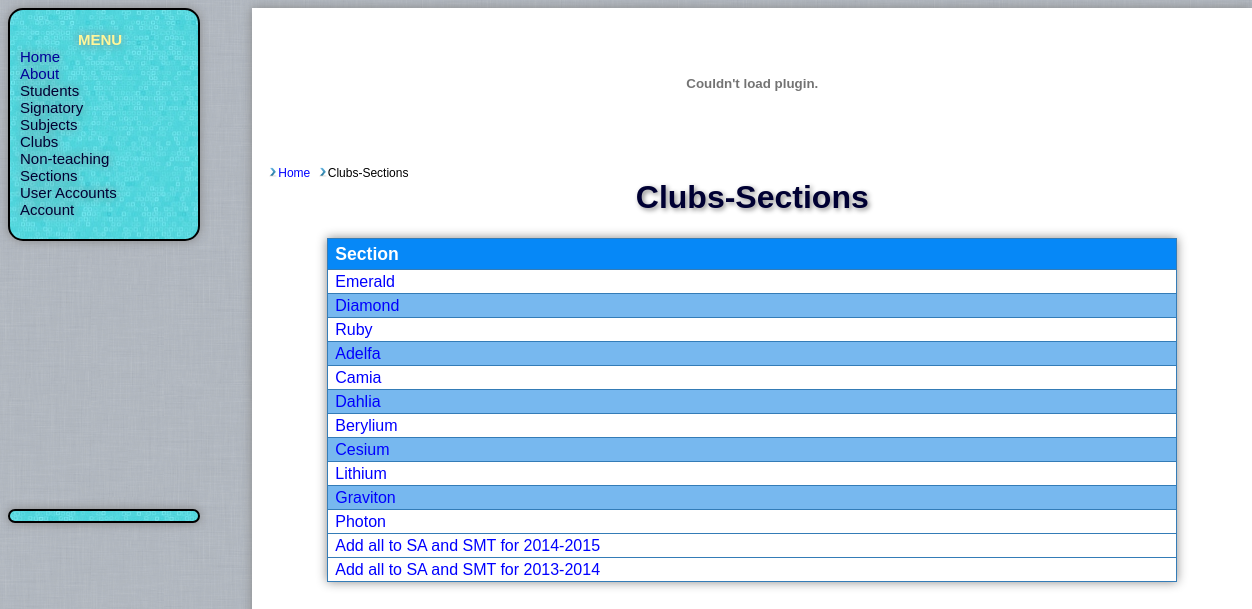
Screenshot of /club_sec.php (signed in) with the database file from the repository.
### tables this page shows
CREATE TABLE `sections` (
  `secid` int(10) unsigned NOT NULL AUTO_INCREMENT,
  `section` varchar(255) NOT NULL DEFAULT '0',
  `adviser_id` int(11) NOT NULL DEFAULT '0',
  `announce` varchar(255) NOT NULL DEFAULT 'No Announcements',
  PRIMARY KEY (`secid`)
);

### club_sec.php (the view, shortened to what this page needs)
<?php
include('include/clearance.php');
include("breadcrumbs.php");
?>
<p><h1>Clubs-Sections</h1></p>
<?php
$query = "SELECT DATE_FORMAT(NOW(),'%Y'), DATE_FORMAT(NOW(),'%Y') + 1,DATE_FORMAT(NOW(),'%Y') - 1";
$result = mysql_query($query);
$year1 = mysql_fetch_array($result);
$query = "SELECT secid,section FROM sections";
$sections = mysql_query($query);
echo '<table id = "table">';
        echo '<tr><th>Section</th></tr>';
        $count2= 0;
        while ($row = mysql_fetch_row($sections))
        {
                $tr = ($count2%2==0)?'<tr>':'<tr class="alt">';
                echo $tr;
                echo '<td><a href ="set_clubs.php?secid='.$row[0].'">'.$row[1].'</td></tr>';
                $count2++;
        }
        echo '<tr><td><a href="add_all_club.php?yr1='."$year1[0]&yr2=$year1[1]".'">Add all to SA and SMT for '."$year1[0]-$year1[1]".'</a></td></tr>';
        echo '<tr><td><a href="add_all_club.php?yr1='."$year1[2]&yr2=$year1[1]".'">Add all to SA and SMT for '."$year1[2]-$year1[0]".'</a></td></tr>';
        echo '</table>';
?>

### css/general.css (style rules this page uses)
body { font-family:Arial,Helvetica,sans-serif; background: #E0DEDF; background-image:url(img/bg.png); }
#table { position:relative; font-family:"Trebuchet MS", Arial, Helvetica, sans-serif; border-collapse:collapse; width:85%; box-shadow: 0px 0px 10px #888888; -box-shadow:0px 0px 10px #888888; -webkit-box-shadow: 0px 0px 10px #888888; }
#table td, #table th { font-size:1em; border:1px solid #347CB7; padding:3px 7px 2px 7px; background-color:#fff; }
#table th { font-size:1.1em; text-align:left; padding-top:5px; padding-bottom:4px; background-color:#0688F7; color:#ffffff; }
#table tr.alt td { color:#000000; background-color:#77B8EF; }
#group tr td { margin: 20px; }
p { font-size:1em; }
a:link, a:visited { color:#0000ff; text-decoration:none; font-family:Arial,Helvetica,sans-serif; }
h1 { color:#003; text-shadow:2px 2px 5px #888; }

### rows the page displays
sections: section "Emerald"
sections: section "Diamond"
sections: section "Ruby"
sections: section "Adelfa"
sections: section "Camia"
sections: section "Dahlia"
sections: section "Berylium"
sections: section "Cesium"
sections: section "Lithium"
sections: section "Graviton"
sections: section "Photon"

### other values shown
$crumb['label'] "Home"
$crumb['label'] "Clubs-Sections"
$year1[0] "2014"
$year1[1] "2015"
$year1[2] "2013"
